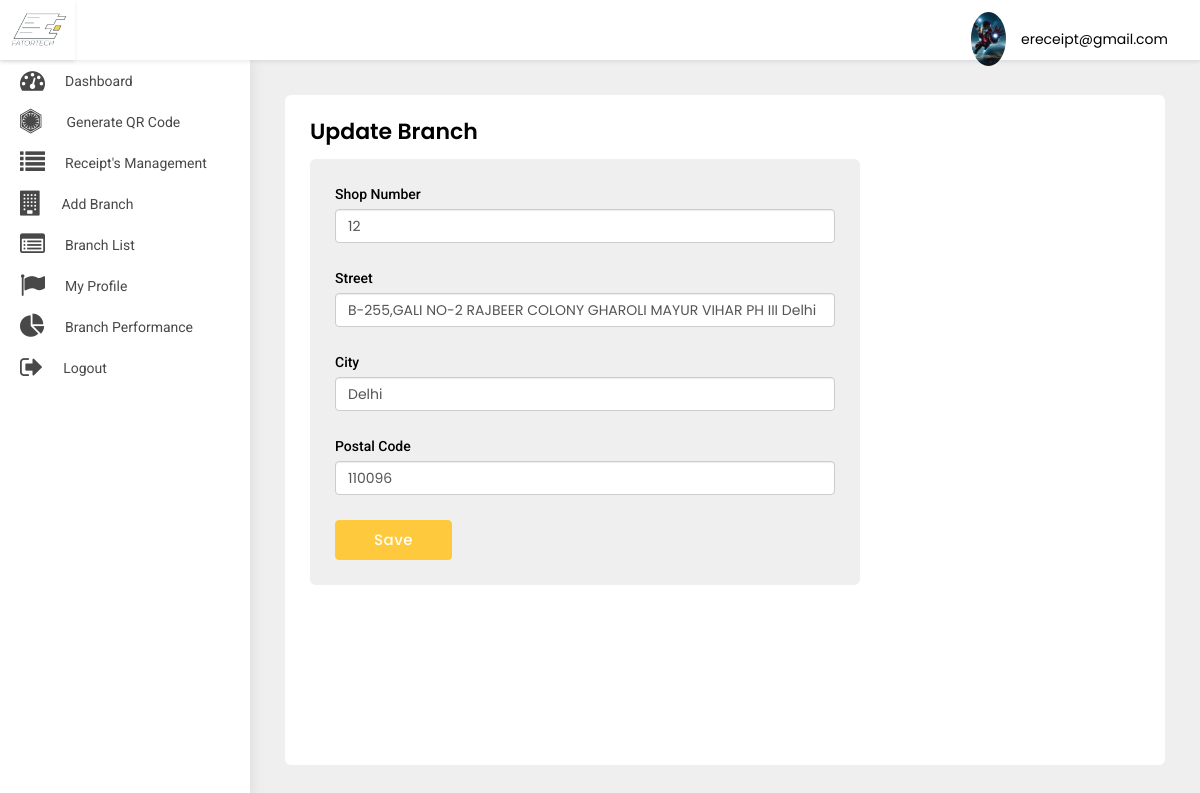
Page /merchant/update-branch/1/ (signed in) on the earlier database version.
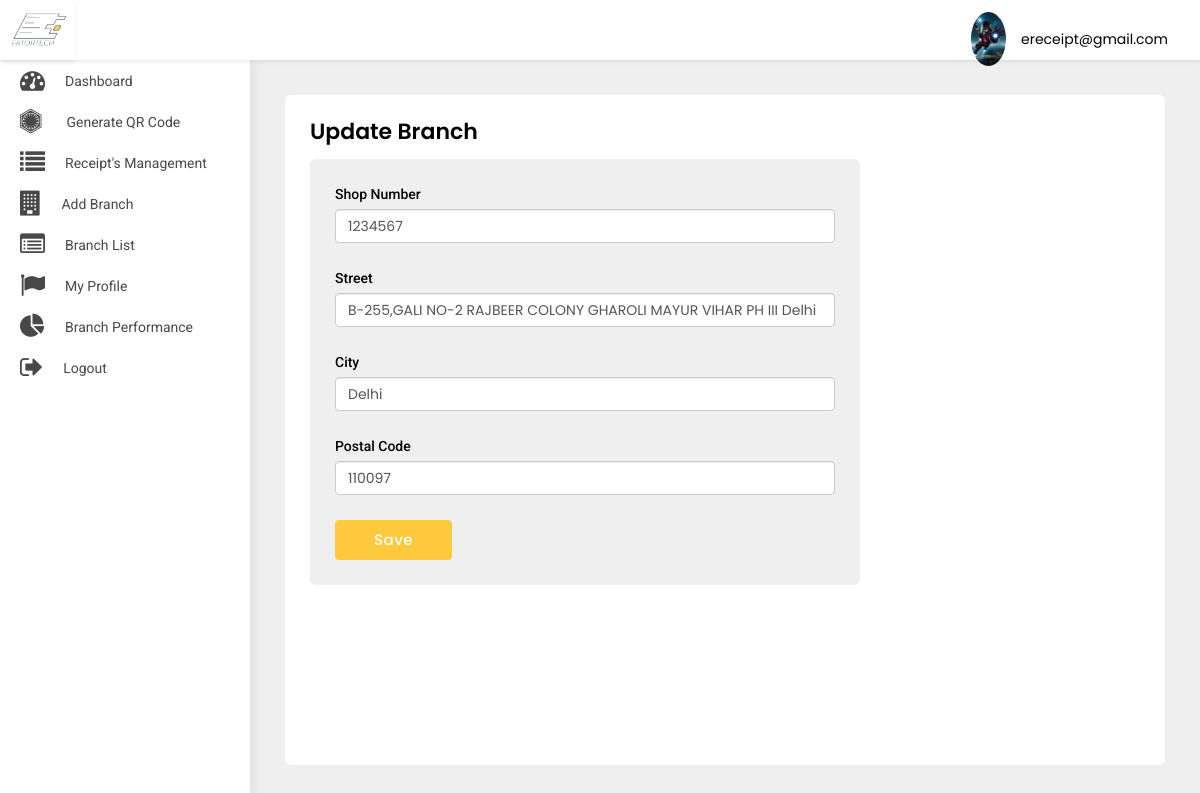
Same page on the later database version.
### src/models.py (models this page shows, shortened)
class User(AbstractBaseUser, PermissionsMixin):
    first_name = models.CharField(default='first name', max_length=100)
    last_name = models.CharField(default='', max_length=100, null=True, blank=True)
    email = models.CharField(default='', max_length=255, unique=True)
    country_code = models.CharField(default='+91', max_length=10)
    phone_number = models.CharField(default='', max_length=18)
    profile_pic = models.ImageField(default='default_profile.png', null=True, blank=True)
    device_token = models.CharField(default='', max_length=500, null=True, blank=True)
    password = models.CharField(default='', max_length=100)
    confirm_password = models.CharField(default='', max_length=100)
    is_merchant = models.BooleanField(default=False)
    is_subadmin = models.BooleanField(default=False)
    created_at = models.DateTimeField(auto_now_add=True)
    is_active = models.BooleanField(default=True)
    is_staff = models.BooleanField(default=False)
    can_manage_merchant = models.BooleanField(default=False)
    can_manage_category = models.BooleanField(default=False)
    can_manage_branch = models.BooleanField(default=False)
    can_manage_receipts = models.BooleanField(default=False)
    can_manage_dashboard = models.BooleanField(default=False)
    objects = UserManager()
    USERNAME_FIELD = 'email'
    class Meta:
        ordering = ('-created_at',)

class Branch(models.Model):
    merchant_name = models.ForeignKey(Merchant, on_delete=models.CASCADE)
    shop_no = models.CharField(default='', max_length=2000)
    street = models.CharField(default='', max_length=2000)
    landmark = models.CharField(default='', max_length=2000, null=True, blank=True)
    city = models.CharField(default='', max_length=2000)
    postal_code = models.CharField(default='', max_length=2000)
    code = models.CharField(default='', max_length=100)
    blocked = models.BooleanField(default=False)

### merchant/views.py (the view, shortened to what this page needs)
# urls.py: path('update-branch/<int:pk>/', UpdateBranch.as_view(), name='update-branch'),
class UpdateBranch(LoginRequiredMixin, UpdateView):
    login_url = 'merchant:login'
    model = Branch
    form_class = BranchForm
    template_name = 'merchant_branch.html'
    def get(self, request, *args, **kwargs):
        return render(self.request, 'merchant_branch_update.html',
                      {'shop_no': Branch.objects.get(id=kwargs['pk']).shop_no,
                       'street': Branch.objects.get(id=kwargs['pk']).street,
                       'landmark': Branch.objects.get(id=kwargs['pk']).landmark,
                       'city': Branch.objects.get(id=kwargs['pk']).city,
                       'postal_code': Branch.objects.get(id=kwargs['pk']).postal_code})

### merchant/templates/merchant_branch_update.html (shortened to what this page needs)
{% extends 'base-merchant.html' %}
{% load crispy_forms_tags %}
{% block body %}
<div class="WrapperArea">
    <div class="WrapperBox">
        <div class="Small-Wrapper">
            <h4 class="Title">Update Branch</h4>
            <div class="NotificationArea">
                <div class="NotificationForm">
                    <form method="post">
                        <div class="form-group">
                            <label for="">Shop Number </label>
                            <input type="text" class="form-control" required placeholder="Shop Number"
                                   name="shop_no" value="{{shop_no}}">
                        </div>
                        <div class="form-group">
                            <label for="">Street </label>
                            <input type="text" class="form-control" required placeholder="Street Name"
                                   name="street" value="{{street}}">
                        </div>
                        <div class="form-group">
                            <label for="">City </label>
                            <input type="text" class="form-control" required placeholder="City"
                                   name="city" value="{{city}}">
                        </div>
                        <div class="form-group">
                            <label for="">Postal Code </label>
                            <input type="number" class="form-control" required placeholder="Postal code"
                                   name="postal_code" value="{{postal_code}}">
                        </div>
                        <button class="Button apply_btn">Save</button>
                    </form>
                </div>
            </div>
        </div>
    </div>
</div>
{% endblock body %}

### merchant/templates/base-merchant.html (shortened to what this page needs)
{% load static %}
<head>
    <link type="text/css" rel="stylesheet" href="{% static 'adminpanel/css/style.css' %}">
    <link rel="stylesheet" href="{% static 'adminpanel/css/media.css' %}">
</head>
<body>
<div class="Header">
    <div class="Logo">
        <img src="{% static 'adminpanel/images/logo.jpg' %}">
    </div>
    <div class="Navigation">
        <div class="Avater">
            <a href="javascript:void(0);">
                <figure><img src="{{user.profile_pic.url}}"></figure>
                {{user}} </a>
        </div>
    </div>
</div>
<div class="SidenavBar">
    <ul>
        <li class="nav-item nav-link {% if request.resolver_match.view_name  == 'merchant:dashboard' %}active{% endif %}">
            <a href="{% url 'merchant:dashboard'  %}">
                <span><i class="fa fa-tachometer"></i></span> Dashboard
            </a>
        </li>
        <li class="nav-item nav-link {% if request.resolver_match.view_name  == 'merchant:create-order' %}active{% endif %}">
            <a href="{% url 'merchant:create-order'  %}">
                <span><i class="fa fa-first-order"></i></span>Generate QR Code
            </a>
        </li>
        <li class="nav-item nav-link {% if request.resolver_match.view_name  == 'merchant:order-list' %}active{% endif %}">
            <a href="{% url 'merchant:order-list'  %}">
                <span><i class="fa fa-list"></i></span> Receipt's Management
            </a>
        </li>
        <li class="nav-item nav-link {% if request.resolver_match.view_name  == 'merchant:add-branch' %}active{% endif %}">
            <a href="{% url 'merchant:add-branch'  %}">
                <span><i class="fa fa-building"></i></span> Add Branch
            </a>
        </li>
        <li class="nav-item nav-link {% if request.resolver_match.view_name  == 'merchant:branch-list' %}active{% endif %}">
            <a href="{% url 'merchant:branch-list'  %}">
                <span><i class="fa fa fa-list-alt"></i></span>Branch List
            </a>
        </li>
        <li class="nav-item nav-link {% if request.resolver_match.view_name  == 'merchant:profile' %}active{% endif %}">
            <a href="{% url 'merchant:profile'  %}">
                <span><i class="fa fa-flag"></i></span> My Profile
            </a>
        </li>
        <li class="nav-item nav-link {% if request.resolver_match.view_name  == 'merchant:branch-performance' %}active{% endif %}">
            <a href="{% url 'merchant:branch-performance'  %}">
                <span><i class="fa fa-pie-chart"></i></span> Branch Performance
            </a>
        </li>
        <li class="nav-item nav-link {% if request.resolver_match.view_name  == 'logout' %}active{% endif %}">
            <a href="{% url 'merchant:logout' %}">
                <span><i class="fa fa-sign-out"></i></span>
                <p>Logout</p>
            </a>
        </li>
    </ul>
</div>
{% block body %}
{% endblock body %}
</body>
</html>

### static/adminpanel/css/style.css (style rules this page uses)
body { margin: 0; padding: 0; font-family: 'Poppins', sans-serif !important; font-size: 13px; color: #3a3a3a; font-weight: 400; }
* { margin: 0px; padding: 0px; }
header, footer, aside, article, section, detail, nav, figure { position: relative; }
h1, h2, h3, h4, h5, h6, p { margin: 0; padding: 0; }
ul, li, ol { list-style-type: none; margin: 0; padding: 0; }
a { text-decoration: none; outline: none; }
img { border: 0; outline: none; max-width: 100%; }
input[type="text"], input[type="password"], select, textarea, input[type="button"] { max-width: 100%; }
p { margin: 0; padding: 0; }
.Button { border: none; padding: 8px 38px; text-align: center; transition: 0.5s all ease-in-out; font-weight: 500; display: inline-block; position: relative; background-color: #fec93d; font-size: 15px; color: #fff; text-transform: capitalize; letter-spacing: .5px; border-radius: 0; outline: 0; border: 1px solid #fec93d; }
.Header { box-shadow: 0 2px 4px rgba(0, 0, 0, .08); -webkit-box-shadow: 0 2px 4px rgba(0, 0, 0, .08); position: fixed; width: 100%; left: 0; top: 0; background-color: #fff; z-index: 99 }
.Header .Logo { width: 75px; text-align: center; padding: 5px 0; float: left; height: 60px; box-shadow: 0 2px 4px rgba(0, 0, 0, .08); }
.Header .Logo img { height: 100%; width: 100%; object-fit: cover; }
.Header .Navigation { transition: all 0.2s ease; margin-left: 235px; padding: 7px 3.2rem; width: calc(100% - 235px); text-align: right; height: 60px }
.Header .Navigation .Avater { margin: 5px 0 5px 30px; position: relative; display: inline-block }
.Header .Navigation .Avater a { display: flex; align-items: center; font-size: 14px; color: #000 }
.Header .Navigation .Avater a figure { width: 35px; border-radius: 50%; margin: 0 15px 0 0; overflow: hidden }
.SidenavBar { height: calc(100% - 60px); position: fixed; width: 250px; top: 60px; padding: 0; overflow: auto; box-shadow: 0 0 15px rgba(0, 0, 0, .1); background-color: #fff; z-index: 2; transition: 0.2s all ease-in-out; }
.SidenavBar ul { margin: 0 }
.SidenavBar ul li { margin: 0 }
.SidenavBar ul li a { display: flex; cursor: pointer; padding: 8px 20px 8px 20px; transition: 0.2s all ease-in-out; color: #484848; font-family: "Roboto"; font-size: 14px; text-transform: capitalize; position: relative; align-items: center; overflow: hidden; white-space: nowrap; }
.SidenavBar ul li a span { font-size: 25px; margin-right: 20px; }
.SidenavBar ul li:nth-child(2) a span { margin-right: 25px; }
.WrapperArea { margin-left: 250px; flex: 1 1 auto; display: flex; flex-direction: column; margin-top: 60px; transition: 0.2s all ease-in-out; background-color: #efefef; }
.WrapperArea .WrapperBox { padding: 35px; background-color: #efefef; min-height: calc(100vh - 60px) }
.Small-Wrapper { background-color: #fff; padding: 25px; border-radius: 6px; height: 100%; min-height: calc(100vh - 130px); }
h4.Title { margin: 0 0 15px; font-weight: 600; color: #000; text-transform: capitalize; font-size: 22px; display:inline-block; }
.apply_btn { border-radius:4px; }
.NotificationArea .NotificationForm { background-color: #efefef; max-width: 550px; border-radius: 6px; }
.NotificationArea .NotificationForm form { padding: 25px; }
.NotificationArea .NotificationForm form .form-group label { display: block; font-weight: 500; color: #000; font-size: 15px; font-family: "Roboto"; }
.NotificationArea .NotificationForm form .form-group { margin: 0 0 25px 0; }
.NotificationArea .NotificationForm form .form-group label { display: block; font-weight: 500; color: #000; font-size: 14px; font-family: "Roboto"; }

Differences in the rows shown:
changed Branch "B-255,GALI NO-2 RAJBEER COLONY GHAROLI MAYUR VIHAR PH III Delhi": shop_no "12" → "1234567"; postal_code "110096" → "110097"
